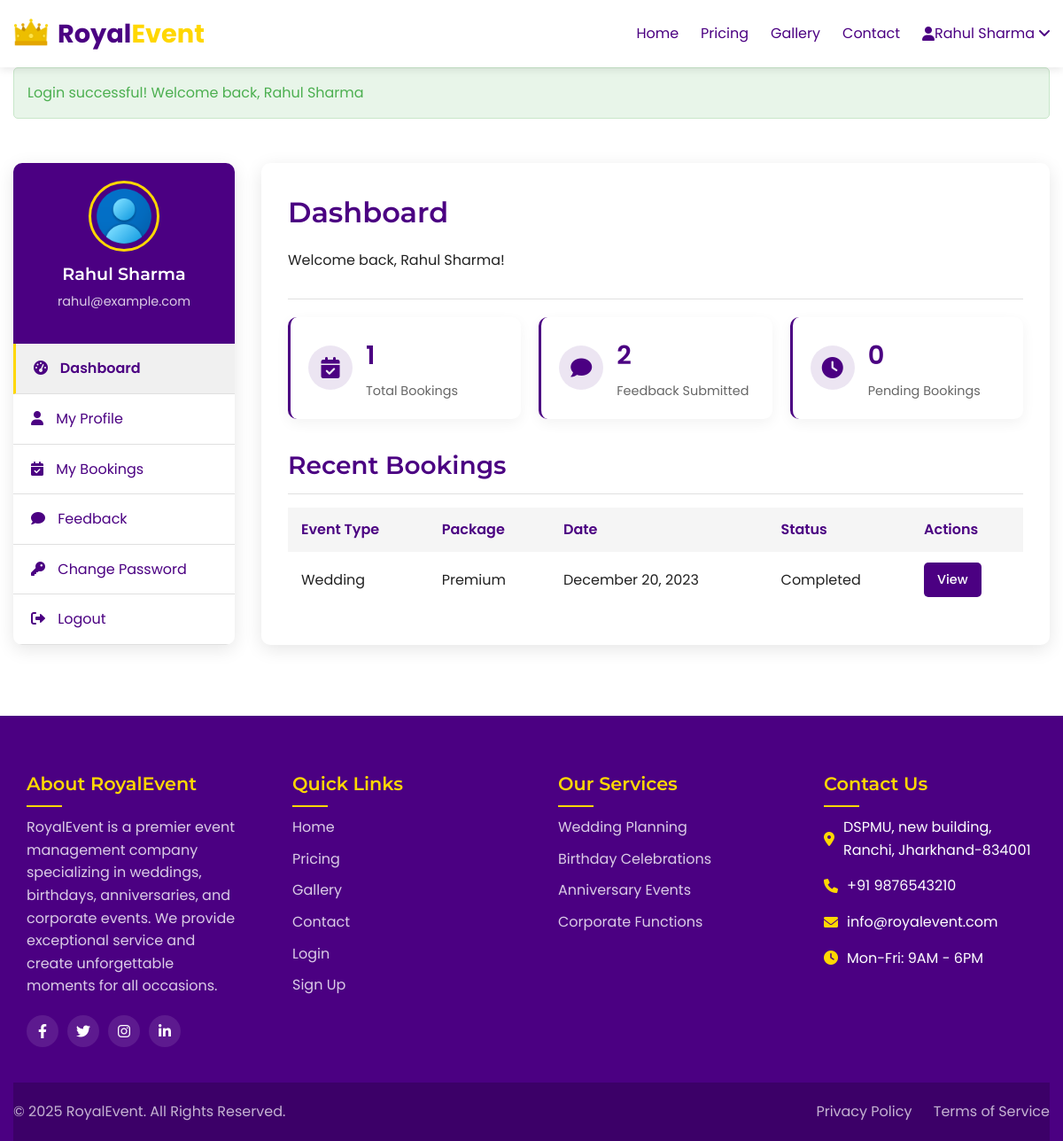
The app's page /user-dashboard.php (signed in) with its own data.
### tables this page shows
CREATE TABLE IF NOT EXISTS `users` (
  `id` int(11) NOT NULL AUTO_INCREMENT,
  `name` varchar(255) NOT NULL,
  `email` varchar(255) NOT NULL,
  `password` varchar(255) NOT NULL,
  `profile_image` varchar(255) DEFAULT NULL,
  `phone` varchar(20) DEFAULT NULL,
  `user_type` enum('user','admin') NOT NULL DEFAULT 'user',
  `created_at` timestamp NOT NULL DEFAULT CURRENT_TIMESTAMP,
  `updated_at` timestamp NOT NULL DEFAULT CURRENT_TIMESTAMP ON UPDATE CURRENT_TIMESTAMP,
  PRIMARY KEY (`id`),
  UNIQUE KEY `email` (`email`)
);

CREATE TABLE IF NOT EXISTS `bookings` (
  `id` int(11) NOT NULL AUTO_INCREMENT,
  `user_id` int(11) NOT NULL,
  `event_type` enum('Wedding','Birthday','Anniversary','Corporate Event') NOT NULL,
  `plan` enum('Basic','Premium','Luxury') NOT NULL,
  `event_date` date NOT NULL,
  `guest_count` int(11) NOT NULL,
  `venue` varchar(255) DEFAULT NULL,
  `message` text,
  `total_amount` decimal(10,2) NOT NULL,
  `reference_number` varchar(50) NOT NULL,
  `status` enum('Pending','Confirmed','Completed','Canceled') NOT NULL DEFAULT 'Pending',
  `created_at` timestamp NOT NULL DEFAULT CURRENT_TIMESTAMP,
  `updated_at` timestamp NOT NULL DEFAULT CURRENT_TIMESTAMP ON UPDATE CURRENT_TIMESTAMP,
  PRIMARY KEY (`id`),
  KEY `bookings_user_id_foreign` (`user_id`),
  CONSTRAINT `bookings_user_id_foreign` FOREIGN KEY (`user_id`) REFERENCES `users` (`id`) ON DELETE CASCADE
);

### user-dashboard.php (the view, shortened to what this page needs)
<?php
include 'includes/header.php';
$user_id = $_SESSION['user_id'];
$user = get_user_by_id($user_id);
$page = isset($_GET['page']) ? clean_input($_GET['page']) : 'dashboard';
$bookings = get_user_bookings($user_id);
$feedback_query = "SELECT f.*, b.event_type, b.plan
                  FROM feedback f
                  LEFT JOIN bookings b ON f.booking_id = b.id
                  WHERE f.user_id = $user_id
                  ORDER BY f.date DESC";
$feedback_result = mysqli_query($conn, $feedback_query);
$feedbacks = [];
if ($feedback_result && mysqli_num_rows($feedback_result) > 0) {
    while ($feedback = mysqli_fetch_assoc($feedback_result)) {
        $feedbacks[] = $feedback;
    }
}
?>
<section class="dashboard">
    <div class="container">
        <div class="dashboard-container">
            <div class="dashboard-sidebar">
                <div class="user-info">
                    <div class="user-avatar">
                        <img src="assets/images/avatars/default-avatar.png" alt="User Avatar">
                    </div>
                    <h4 class="user-name"><?php echo $user['name']; ?></h4>
                    <p class="user-email"><?php echo $user['email']; ?></p>
                </div>
                <ul class="sidebar-menu">
                    <li>
                        <a href="?page=dashboard" class="<?php echo $page === 'dashboard' ? 'active' : ''; ?>">
                            <i class="fas fa-tachometer-alt"></i> Dashboard
                        </a>
                    </li>
                    <li>
                        <a href="?page=profile" class="<?php echo $page === 'profile' ? 'active' : ''; ?>">
                            <i class="fas fa-user"></i> My Profile
                        </a>
                    </li>
                    <li>
                        <a href="?page=bookings" class="<?php echo $page === 'bookings' ? 'active' : ''; ?>">
                            <i class="fas fa-calendar-check"></i> My Bookings
                        </a>
                    </li>
                    <li>
                        <a href="?page=feedback" class="<?php echo $page === 'feedback' ? 'active' : ''; ?>">
                            <i class="fas fa-comment"></i> Feedback
                        </a>
                    </li>
                    <li>
                        <a href="?page=change-password" class="<?php echo $page === 'change-password' ? 'active' : ''; ?>">
                            <i class="fas fa-key"></i> Change Password
                        </a>
                    </li>
                    <li>
                        <a href="logout.php">
                            <i class="fas fa-sign-out-alt"></i> Logout
                        </a>
                    </li>
                </ul>
            </div>
            <div class="dashboard-content">
                <?php if ($page === 'dashboard'): ?>
                    <div class="dashboard-title">
                        <h2>Dashboard</h2>
                        <p>Welcome back, <?php echo $user['name']; ?>!</p>
                    </div>
                    <div class="dashboard-cards">
                        <div class="dashboard-card">
                            <div class="card-icon">
                                <i class="fas fa-calendar-check"></i>
                            </div>
                            <div class="card-info">
                                <div class="card-value"><?php echo count($bookings); ?></div>
                                <div class="card-label">Total Bookings</div>
                            </div>
                        </div>
                        <div class="dashboard-card">
                            <div class="card-icon">
                                <i class="fas fa-comment"></i>
                            </div>
                            <div class="card-info">
                                <div class="card-value"><?php echo count($feedbacks); ?></div>
                                <div class="card-label">Feedback Submitted</div>
                            </div>
                        </div>
                        <?php
                            $pending_count = 0;
                        ?>
                        <div class="dashboard-card">
                            <div class="card-icon">
                                <i class="fas fa-clock"></i>
                            </div>
                            <div class="card-info">
                                <div class="card-value"><?php echo $pending_count; ?></div>
                                <div class="card-label">Pending Bookings</div>
                            </div>
                        </div>
                    </div>
                    <div class="dashboard-section">
                        <h3>Recent Bookings</h3>
                        <?php if (empty($bookings)): ?>
                            <div class="alert alert-info">You have no bookings yet. <a href="plans.php">Book an event now</a>.</div>
                        <?php else: ?>
                            <div class="table-responsive">
                                <table class="table table-hover">
                                    <thead>
                                        <tr>
                                            <th>Event Type</th>
                                            <th>Package</th>
                                            <th>Date</th>
                                            <th>Status</th>
                                            <th>Actions</th>
                                        </tr>
                                    </thead>
                                    <tbody>
                                        <?php
                                        $recent_bookings = array_slice($bookings, 0, 5);
                                        foreach ($recent_bookings as $booking):
                                        ?>
                                            <tr>
                                                <td><?php echo $booking['event_type']; ?></td>
                                                <td><?php echo $booking['plan']; ?></td>
                                                <td><?php echo format_date($booking['event_date']); ?></td>
                                                <td>
                                                    <?php echo format_booking_status($booking['status']); ?>
                                                </td>
                                                <td>
                                                    <a href="?page=bookings&view=<?php echo $booking['id']; ?>" class="btn btn-sm btn-primary">View</a>
                                                </td>
                                            </tr>
                                        <?php endforeach; ?>
                                    </tbody>
                                </table>
                            </div>
                        <?php endif; ?>
                    </div>
                <?php endif; ?>
            </div>
        </div>
    </div>
</section>
<?php include 'includes/footer.php'; ?>

### includes/functions.php (shortened to what this page needs)
<?php
function format_date($date) {
    return date('F j, Y', strtotime($date));
}
function get_flash_message() {
    if(isset($_SESSION['flash_message'])) {
        $flash_message = $_SESSION['flash_message'];
        return $flash_message;
    }
    return null;
}
function display_flash_message() {
    $flash_message = get_flash_message();
    if($flash_message) {
        $type = $flash_message['type'];
        $message = $flash_message['message'];
        echo "<div class='alert alert-{$type}'>{$message}</div>";
    }
}
function get_user_by_id($user_id) {
    global $conn;
    $user_id = (int)$user_id;
    $query = "SELECT * FROM users WHERE id = {$user_id}";
    $result = mysqli_query($conn, $query);
    if($result && mysqli_num_rows($result) > 0) {
        return mysqli_fetch_assoc($result);
    }
    return null;
}
function get_user_bookings($user_id, $limit = 0) {
    global $conn;
    $user_id = (int)$user_id;
    $query = "SELECT * FROM bookings WHERE user_id = {$user_id} ORDER BY created_at DESC";
    $result = mysqli_query($conn, $query);
    $bookings = [];
    if ($result) {
        while ($row = mysqli_fetch_assoc($result)) {
            $bookings[] = $row;
        }
    }
    return $bookings;
}
function format_booking_status($status) {
    $status_lower = strtolower($status);
    return "<span class='status {$status_lower}'>{$status}</span>";
}
?>

### assets/css/style.css (style rules this page uses)
* { margin: 0; padding: 0; box-sizing: border-box; }
:root { --primary-color: #4B0082; --secondary-color: #FFD700; --light-color: #FFFFFF; --dark-color: #222222; --gray-color: #F5F5F5; --border-color: #E0E0E0; --success-color: #4CAF50; --error-color: #F44336; --warning-color: #FF9800; --info-color: #2196F3; }
body { font-family: 'Poppins', sans-serif; font-size: 16px; line-height: 1.6; color: var(--dark-color); background-color: var(--light-color); }
.container { width: 100%; max-width: 1200px; margin: 0 auto; padding: 0 15px; }
h1, h2, h3, h4, h5, h6 { font-family: 'Montserrat', sans-serif; font-weight: 600; margin-bottom: 1rem; color: var(--primary-color); }
h2 { font-size: 2rem; }
h3 { font-size: 1.75rem; }
h4 { font-size: 1.5rem; }
p { margin-bottom: 1rem; }
a { color: var(--primary-color); text-decoration: none; transition: all 0.3s ease; }
.btn { display: inline-block; padding: 10px 20px; border-radius: 5px; font-weight: 500; text-align: center; cursor: pointer; transition: all 0.3s ease; border: none; outline: none; }
.btn-sm { padding: 8px 15px; font-size: 0.9rem; }
.btn-primary { background-color: var(--primary-color); color: var(--light-color); }
.alert { padding: 15px; border-radius: 5px; margin-bottom: 20px; }
.alert-success { background-color: #e8f5e9; color: var(--success-color); border: 1px solid #c8e6c9; }
.dashboard { padding: 30px 0; }
.dashboard-container { display: grid; grid-template-columns: 250px 1fr; gap: 30px; }
.dashboard-sidebar { background-color: var(--light-color); border-radius: 10px; box-shadow: 0 5px 20px rgba(0, 0, 0, 0.1); overflow: hidden; }
.user-info { background-color: var(--primary-color); color: var(--light-color); padding: 20px; text-align: center; }
.user-avatar { width: 80px; height: 80px; border-radius: 50%; margin: 0 auto 10px; overflow: hidden; border: 3px solid var(--secondary-color); }
.user-avatar img { width: 100%; height: 100%; object-fit: cover; }
.user-name { font-size: 1.2rem; margin-bottom: 5px; color: var(--light-color); }
.user-email { font-size: 0.9rem; opacity: 0.8; }
.sidebar-menu { list-style: none; }
.sidebar-menu li a { display: block; padding: 15px 20px; border-bottom: 1px solid var(--border-color); transition: all 0.3s ease; }
.sidebar-menu li a.active { background-color: #f0f0f0; color: var(--primary-color); font-weight: 600; border-left: 3px solid var(--secondary-color); }
.sidebar-menu li a i { margin-right: 10px; }
.dashboard-content { background-color: var(--light-color); border-radius: 10px; box-shadow: 0 5px 20px rgba(0, 0, 0, 0.1); padding: 30px; min-height: 500px; }
.dashboard-title { margin-bottom: 20px; padding-bottom: 15px; border-bottom: 1px solid var(--border-color); }
.dashboard-cards { display: grid; grid-template-columns: repeat(auto-fill, minmax(250px, 1fr)); gap: 20px; margin-bottom: 30px; }
.dashboard-card { background-color: var(--light-color); border-radius: 10px; box-shadow: 0 5px 15px rgba(0, 0, 0, 0.05); padding: 20px; display: flex; align-items: center; border-left: 3px solid var(--primary-color); }
.card-icon { width: 50px; height: 50px; border-radius: 50%; background-color: rgba(75, 0, 130, 0.1); display: flex; justify-content: center; align-items: center; margin-right: 15px; color: var(--primary-color); font-size: 1.5rem; }
.card-info { flex: 1; }
.card-value { font-size: 1.8rem; font-weight: 600; margin-bottom: 5px; color: var(--primary-color); }
.card-label { font-size: 0.9rem; color: #666; }
.table-responsive { overflow-x: auto; }
.table { width: 100%; border-collapse: collapse; }
.table th, .table td { padding: 12px 15px; text-align: left; }
.table th { background-color: #f5f5f5; font-weight: 600; color: var(--primary-color); }
.table tr { border-bottom: 1px solid var(--border-color); }
.table tr:last-child { border-bottom: none; }

### user-dashboard.php (style rules this page uses)
.dashboard-section { margin-top: 30px; }
.dashboard-section h3 { margin-bottom: 15px; padding-bottom: 10px; border-bottom: 1px solid var(--border-color); }

### records on screen
users: name "Rahul Sharma", email "rahul@example.com"
bookings: event_type "Wedding", plan "Premium", event_date "December 20, 2023", status "Completed"

### other values on screen
$_SESSION['user_name'] "Rahul Sharma"
$message "Login successful! Welcome back, Rahul Sharma"
count($bookings) "1"
count($feedbacks) "2"
$pending_count "0"
